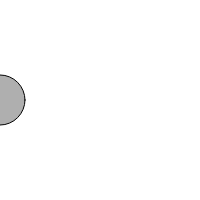
Frame 1 (no input)
Frame 60 (no input): identical to frame 1, image omitted
Frame 120 (the mouse pressed at the canvas centre since frame 60): blank canvas, image omitted

The p5.js sketch that drew this single still picture (run headless with seeded random() and noise() and a simulated clock; from frame 60 on, the mouse is pressed at the canvas centre):

// p5.js sketch
// ── sketch.js
// Learning Processing
// Daniel Shiffman
// http://www.learningprocessing.com

// Exercise 5-8: Example 4-3 in the previous chapter 
// moved a circle across the window. Change the sketch 
// so that the circle only starts moving once the mouse 
// has been pressed. Use a boolean variable.

// Boolean variable starts as false
var going = false;

// Location of circle
var circleX = 0; 
var circleY = 100; 

function setup() { 
  createCanvas(200,200); 
} 
function draw() { 
  background(255); 
  
  // Draw the circle
  stroke(0); 
  fill(175); 
  ellipse(circleX,circleY,50,50); 
  
  // Only move the circle when "going" is true
  if (going) {
    circleX = circleX + 5;
  }
} 

// Set going to true when the mouse is pressed!
function mousePressed() { 
  going = true;
} 
